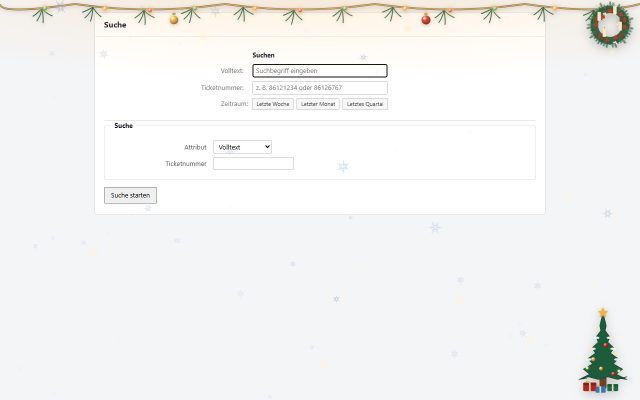
#> input picture store/screenshots/agent-suche.png, 1280 x 800 px, given in place of popup-store.png, which was not available (shown at 1/2 size)
$ python store-compose.py
#> lines starting #> are read from the running program, lines starting #| are printed output that depends on the picture
# -*- coding: utf-8 -*-
"""Store-Screenshots 1280x800: Popup oben und unten, Seitenbilder pruefen."""
import os
from PIL import Image, ImageDraw, ImageFilter

OUT = r"C:\Users\TKO\Music\znuny-helper\store\screenshots"
QUELLE = r"C:\Users\TKO\Music\znuny-helper\tools\browser\output\popup-store.png"

B, H = 1280, 800
HINTERGRUND = (238, 241, 245, 255)


def rahmen(bild, breite=B, hoehe=H):
    """Setzt das Bild mittig auf eine 1280x800-Flaeche mit weichem Schatten."""
    flaeche = Image.new("RGBA", (breite, hoehe), HINTERGRUND)

    x = (breite - bild.width) // 2
    y = (hoehe - bild.height) // 2

    schatten = Image.new("RGBA", (breite, hoehe), (0, 0, 0, 0))
    d = ImageDraw.Draw(schatten)
    d.rounded_rectangle([x + 6, y + 10, x + bild.width + 6, y + bild.height + 10], radius=14, fill=(23, 28, 40, 90))
    schatten = schatten.filter(ImageFilter.GaussianBlur(18))
    flaeche.alpha_composite(schatten)
    flaeche.alpha_composite(bild, (x, y))

    d2 = ImageDraw.Draw(flaeche)
    d2.rounded_rectangle([x, y, x + bild.width - 1, y + bild.height - 1], radius=12, outline=(206, 213, 222, 255), width=1)
    return flaeche.convert("RGB")


def lade():
    return Image.open(QUELLE).convert("RGBA")


def zuschnitt(bild, oben, hoehe):
    kasten = (0, oben, bild.width, min(bild.height, oben + hoehe))
    return bild.crop(kasten)


if __name__ == "__main__":
    os.makedirs(OUT, exist_ok=True)
    popup = lade()
    print("Popup:", popup.size)
#| Popup: (1280, 800)

    # 1) Kopfbereich: Kopfzeile, "Alle Funktionen", erste Rubriken
    oben = zuschnitt(popup, 0, 780)
#> in zuschnitt, `return bild.crop(kasten)`:
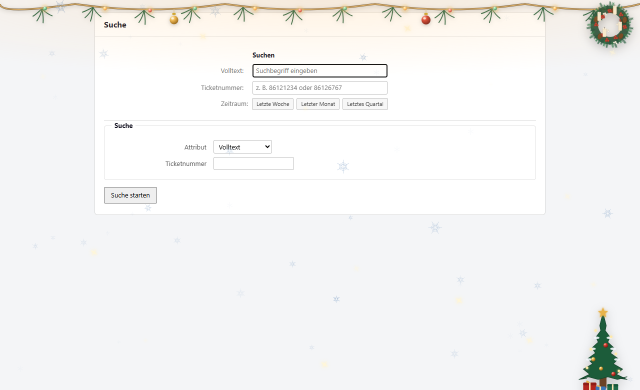
#> returned value: PIL image 1280x780 RGBA (shown at 1/2 size); mean R, G, B, A 244, 243.8, 243.2, 255
    rahmen(oben).save(os.path.join(OUT, "popup-oben.png"), "PNG")
#> in rahmen, `flaeche = Image.new("RGBA", (breite, hoehe), HINTERGRUND)`:
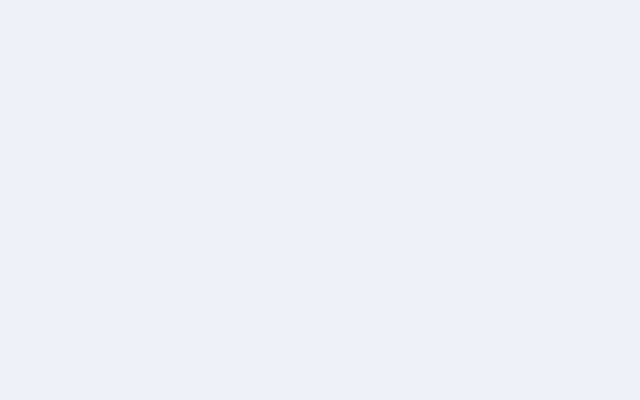
#> flaeche: PIL image 1280x800 RGBA (shown at 1/2 size); mean R, G, B, A 238, 241, 245, 255
#> in rahmen, `schatten = Image.new("RGBA", (breite, hoehe), (0, 0, 0, 0))`: schatten: PIL image 1280x800 RGBA; every value is 0
#> in rahmen, `schatten = schatten.filter(ImageFilter.GaussianBlur(18))`:
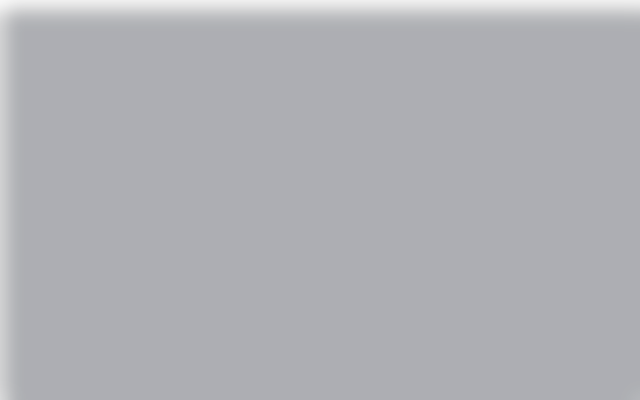
#> schatten: PIL image 1280x800 RGBA (shown at 1/2 size); mean R, G, B, A 22.2, 27.1, 38.7, 87; transparent parts drawn white
#> in rahmen, `flaeche.alpha_composite(bild, (x, y))`:
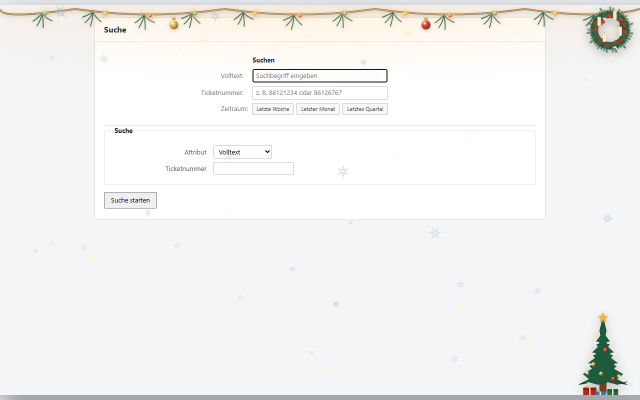
#> flaeche: PIL image 1280x800 RGBA (shown at 1/2 size); mean R, G, B, A 242.7, 242.6, 242.1, 255

    # 2) Fuss: Saison, Hilfe, Minispiele (die neue Position)
    unten = zuschnitt(popup, popup.height - 780, 780)
#> call 2 of zuschnitt, with oben = 20, hoehe = 780
#> in zuschnitt (call 2), `return bild.crop(kasten)`:
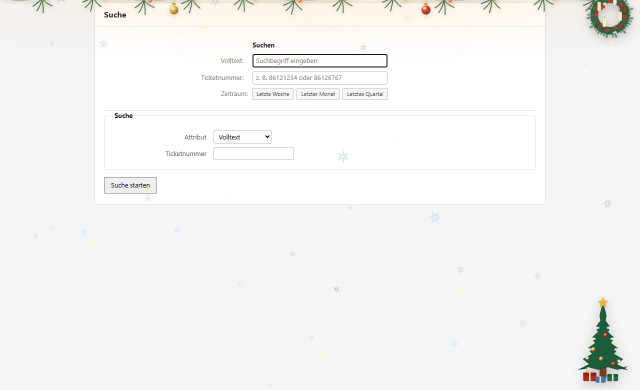
#> returned value: PIL image 1280x780 RGBA (shown at 1/2 size); mean R, G, B, A 244.4, 244.6, 244.5, 255
    rahmen(unten).save(os.path.join(OUT, "popup-unten.png"), "PNG")
#> call 2 of rahmen, with breite = 1280, hoehe = 800
#> in rahmen (call 2), `flaeche.alpha_composite(bild, (x, y))`:
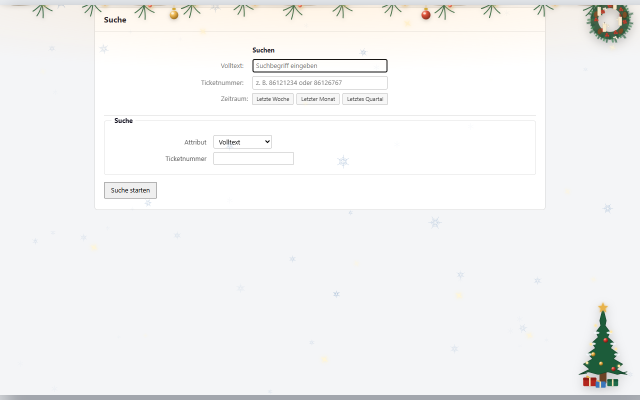
#> flaeche: PIL image 1280x800 RGBA (shown at 1/2 size); mean R, G, B, A 243.1, 243.3, 243.4, 255

    for name in ("popup-oben.png", "popup-unten.png"):
        p = os.path.join(OUT, name)
        print(name, Image.open(p).size, os.path.getsize(p), "Bytes")

    # 3) Seitenbilder pruefen (muessen 1280x800 sein)
    for name in ("agent-uebersicht.png", "agent-ticket-zoom.png", "agent-suche.png"):
        p = os.path.join(OUT, name)
        bild = Image.open(p)
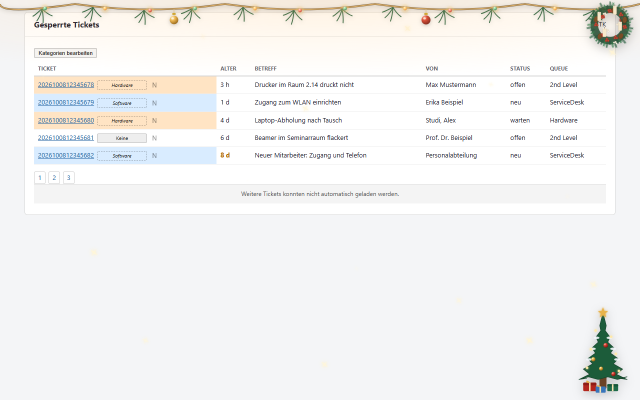
#> input picture store/screenshots/agent-uebersicht.png, 1280 x 800 px, found by its file name (shown at 1/2 size)
#> bild is the input picture: PIL image 1280x800 RGB; mean R, G, B 242.5, 242.2, 241.2
        print(name, bild.size, os.path.getsize(p), "Bytes")
#| agent-uebersicht.png (1280, 800) 175634 Bytes
